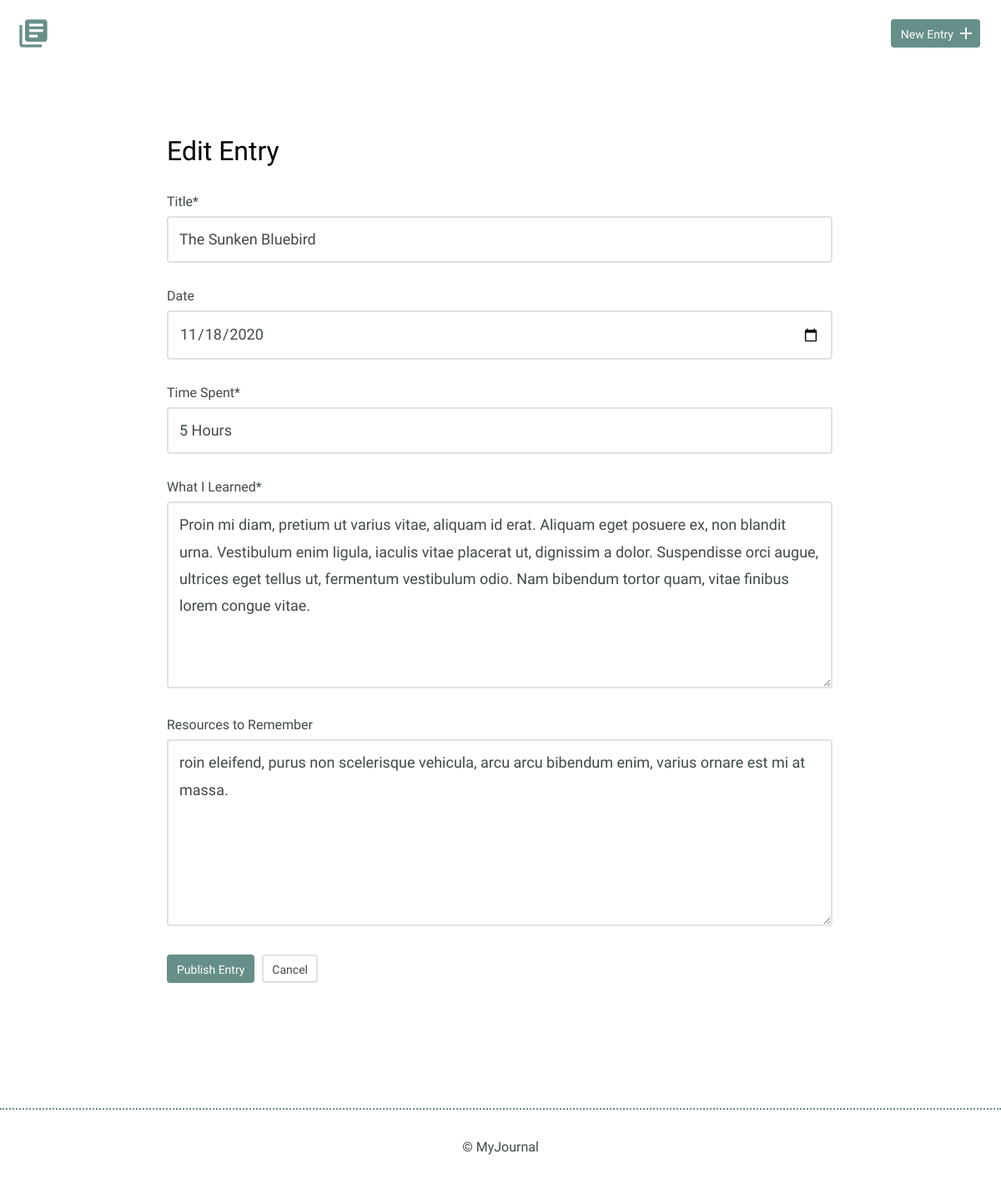
/edit.php?id=5, run on the app's committed database.
### tables this page shows
CREATE TABLE "entries" (
	`id`	INTEGER,
	`title`	TEXT,
	`date`	TEXT,
	`time_spent`	INTEGER,
	`learned`	BLOB,
	`resources`	BLOB,
	PRIMARY KEY(`id`)
);

### inc/functions.php (called while the page is built, shortened)
<?php
function get_entry_single($id)
{
    require 'database.php';
    $sql = 'SELECT title, date, time_spent, learned, resources
            From entries WHERE id = ?';
    try {
        $results = $db->prepare($sql);
        $results->bindValue(1, $id, PDO::PARAM_INT);
        $results->execute();
    } catch (Exception $e) {
        echo $e->getMessage();
        exit;
    }
    return $results->fetch();
}

### edit.php (the view, shortened to what this page needs)
<?php
$pageTitle = 'Edit Journal';
$id = filter_input(INPUT_GET, 'id', FILTER_SANITIZE_NUMBER_INT);
require 'inc/functions.php';
require 'inc/globals.php';
$entry = get_entry_single($id);
$title = $entry['title'];
$date = $entry['date'];
$time = $entry['time_spent'];
$learned = $entry['learned'];
$resources = $entry['resources'];
echo $htmlHeader;
?>
<div class="edit-entry">
    <h2>Edit Entry</h2>
        <form method="post" action="">
            <label for="title"> Title*</label>
            <input id="title" type="text" name="title" value="<?php echo $title; ?>"><br>
            <label for="date">Date</label>
            <input id="date" type="date" name="date" value="<?php echo $date; ?>"><br>
            <label for="time-spent"> Time Spent*</label>
            <input id="time-spent" type="text" name="timeSpent" value="<?php echo $time; ?>"><br>
            <label for="what-i-learned">What I Learned*</label>
            <textarea id="what-i-learned" rows="5" name="whatILearned"><?php echo $learned; ?></textarea>
            <label for="resources-to-remember">Resources to Remember</label>
            <textarea id="resources-to-remember" rows="5" name="ResourcesToRemember"><?php echo $resources; ?></textarea>
            <input type="submit" value="Publish Entry" class="button">
            <a href="#" class="button button-secondary">Cancel</a>
        </form>
</div>
<?php
echo $htmlFooter;
?>

### css/site.css (style rules this page uses)
body { font-size: 16px; color: #404a49; font-family: 'Cousine', serif; font-weight: 400; }
.button { padding: 8px 10px 6px 10px; background: #678f89; border: 2px solid #678f89; border-radius: 4px; text-decoration: none; color: #FFF; position: relative; text-align: center; font-size: 14px; }
.button.button-secondary { background: #FFF; border: 2px solid #e1e1e1; color: #404a49; }
h1, h2, h3 { margin: 0; font-weight: 400; line-height: 1em; color: #000; }
h2 { font-size: 32px; }
.entry-list, .edit-entry, .new-entry { max-width: 800px; margin: 0 auto; padding: 70px 0 150px 0; }
.edit-entry h2, .new-entry h2 { margin-bottom: 35px; }
form label { display: block; margin-bottom: 8px; }
form input[type=text], form input[type=password], form input[type=date], form textarea { border: 2px solid #e1e1e1; font-size: 18px; line-height: 1.8em; padding:10px 13px; margin-bottom: 30px; border-radius: 4px; width: calc(100% - 32px); }
.edit-entry form textarea, .new-entry form textarea { min-height: 200px; }
input[type=submit] { margin-right: 5px; }

### data on the page
entries: title "The Sunken Bluebird", date "11/18/2020", timeSpent "5 Hours", whatILearned "Proin mi diam, pretium ut varius vitae, aliquam id erat. Aliquam eget posuere ex, non blandit urna. Vestibulum enim ligula, iaculis vitae placerat ut, dignissim a dolor. Suspendisse orci augue, ultrices eget tellus ut, fermentum vestibulum odio. Nam bibendum tortor quam, vitae finibus lorem congue vitae.", ResourcesToRemember "roin eleifend, purus non scelerisque vehicula, arcu arcu bibendum enim, varius ornare est mi at massa."
